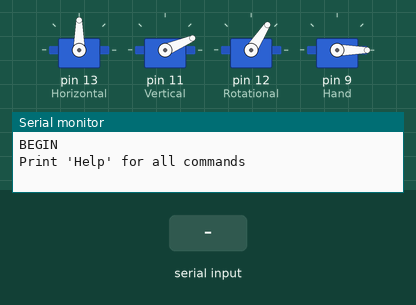
This sketch was run on a simulated Arduino Uno, built with avr-gcc and run on an emulated ATmega328P. On the bench: 4 × servo, the last lines printed to the serial monitor. Inputs (shaded band) come from the test bench.

Above: at 2.2 s.
2.3 s: "left" received over Serial
At 4.5 s:
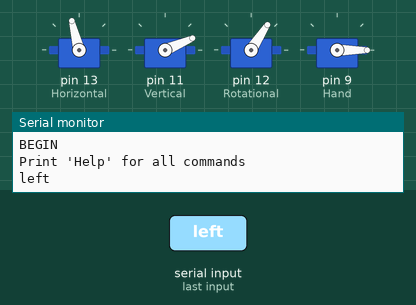
4.8 s: "right" received over Serial
At 6.6 s:
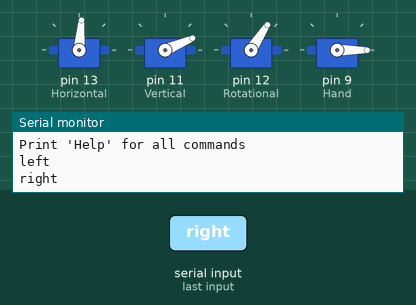
7.3 s: "stop" received over Serial
At 9.7 s:
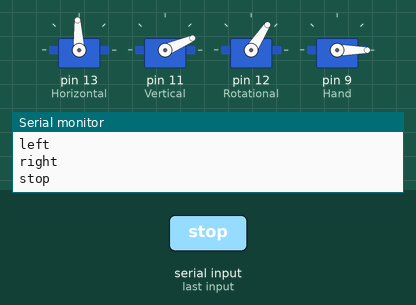
Timing chart, 0 to 11.2 s (numbered marks = the images above; inputs shaded):
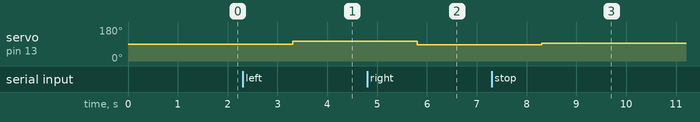

Measured:
- after the input at 2.3 s, servo on pin 13 (Horizontal): 90° → 104° after 1.0 s
- after the input at 4.8 s, servo on pin 13 (Horizontal): 104° → 85° after 1.0 s
- after the input at 7.3 s, servo on pin 13 (Horizontal): 85° → 93° after 1.0 s

The sketch:

Manipulator_With_Camera.ino
```cpp
#include <Servo.h>

#define RotSenter 57
#define HorSenter 10
#define VerSenter 23
#define HandEnd   120

Servo Vertical;
Servo Horizontal;
Servo Rotational;
Servo Hand;
int x, y, r;

void setup() {
  delay(1000);
  Serial.begin(9600);
  Serial.println("BEGIN");
  Serial.println("Print 'Help' for all commands");
  Serial.println("");

  pinMode(10, INPUT);
  Horizontal.attach(13);
  Vertical.attach(11);
  Rotational.attach(12);
  Hand.attach(9);

  Rotational.write(RotSenter);
  Vertical.write(VerSenter);
  Hand.write(0);

  x = VerSenter;
  r = RotSenter;
}

void loop() {
  String str = Serial.readString();

  if (str != "") {
    Serial.println(str);
  }
///////////////////////////////////////////////////////////////////
  if (str == "help") {
    Serial.println("  up..");
    Serial.println("  down..");
    Serial.println("  rot right..");
    Serial.println("  rot left..");
    Serial.println("  right");
    Serial.println("  left");
    Serial.println("  stop");
    Serial.println("  reset");
    Serial.println("  capture");
    Serial.println("  release");
  }
///////////////////////////////////////////////////////////////////
  if (str == "up") {
    int N = 0;
    while (N == 0) {
      N = Serial.readString().toInt();
    }
    x += N;
    Vertical.write(x);
  }
///////////////////////////////////////////////////////////////////
  if (str == "down") {
    int N = 0;
    while (N == 0) {
      N = Serial.readString().toInt();
    }
    x -= N;
    Vertical.write(x);
  }
///////////////////////////////////////////////////////////////////
  if (str == "rot left") {
    int N = 0;
    while (N == 0) {
      N = Serial.readString().toInt();
    }
    r -= N;
    Rotational.write(r);
  }
////////////////////////////////////////////////////////////////////
    if (str == "rot right") {
    int N = 0;
    while (N == 0) {
      N = Serial.readString().toInt();
    }
    r += N;
    Rotational.write(r);
  }
///////////////////////////////////////////////////////////////////
  if (str == "right") {
    Horizontal.writeMicroseconds(1420);
  }
///////////////////////////////////////////////////////////////////
  if (str == "left") {
    Horizontal.writeMicroseconds(1620);
  }
///////////////////////////////////////////////////////////////////
  if (str == "stop") {
    Horizontal.writeMicroseconds(1500);
  }
///////////////////////////////////////////////////////////////////
  if (str == "reset") {
    //Horizontal.writeMicroseconds(1700);
    Vertical.write(VerSenter);
    Rotational.write(RotSenter);
  }
///////////////////////////////////////////////////////////////////
  if (str == "capture") {
    Hand.write(HandEnd);
  }
///////////////////////////////////////////////////////////////////
  if (str == "release") {
    Hand.write(0);
  }
}
```
